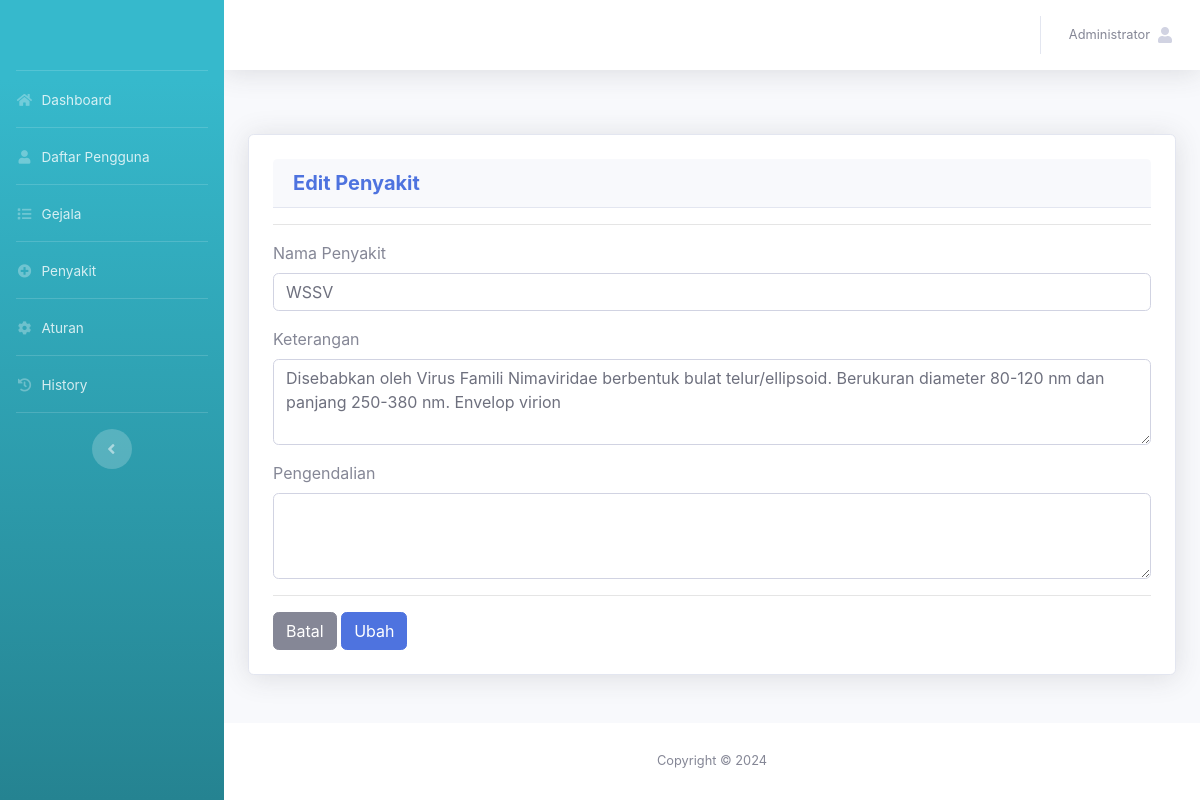
The app's page /admin/edit_penyakit.php?id_penyakit=1 (signed in) with its own data.
### tables this page shows
CREATE TABLE `tb_akun` (
  `id_akun` int(11) NOT NULL,
  `nama_lengkap` varchar(50) NOT NULL,
  `username` varchar(50) NOT NULL,
  `password` varchar(50) NOT NULL,
  `level` varchar(30) NOT NULL
);

CREATE TABLE `tb_penyakit` (
  `id_penyakit` int(11) NOT NULL,
  `nama_penyakit` text NOT NULL,
  `keterangan` text NOT NULL,
  `pengendalian` text NOT NULL
);

### admin/edit_penyakit.php (the view, shortened to what this page needs)
<?php
include '../assets/conn/config.php';
include 'header.php';
?>
<div class="container">
	<div class="card shadow p-4 mb-5">
		<div class = "card-header">
            <h5 class= "m-0 font-weight-bold text-primary">Edit Penyakit</h5>
        </div>
        <hr>
        <?php
        $data = mysqli_query($conn,"SELECT * FROM tb_penyakit WHERE id_penyakit='$_GET[id_penyakit]'");
        $a = mysqli_fetch_array($data)
        ?>
            <form action="edit_penyakit.php?aksi=ubah" method="POST">
                <div class="form-group">
                    <label>Nama Penyakit</label>
                    <input type="text" name="nama_penyakit" class="form-control" value="<?=$a['nama_penyakit']?>">
                </div>
                <div class="form-group">
                    <label>Keterangan</label>
                    <textarea class="form-control" name="keterangan" rows="3"><?=$a['keterangan']?></textarea>
                </div>
                <div class="form-group">
                    <label>Pengendalian</label>
                    <textarea class="form-control" name="pengendalian" rows="3"><?=$a['pengendalian']?></textarea>
                </div>
                <hr>
                <a href="penyakit.php" class="btn btn-secondary">Batal</a>
                <input type="submit" value="Ubah" class="btn btn-primary">
            </form>
    </div>
</div>
<?php
include 'footer.php';
?>

### admin/header.php (shortened to what this page needs)
<?php
include '../assets/conn/config.php';
?>
<!DOCTYPE html>
<html lang="en">
<head>
  <link href="../assets/vendor/fontawesome-free/css/all.min.css" rel="stylesheet" type="text/css">
  <link href="../assets/css/sb-admin-2.min.css" rel="stylesheet">
  <link href="../assets/vendor/datatables/dataTables.bootstrap4.min.css" rel="stylesheet">
</head>
<body id="page-top">
 <div id="wrapper">
  <ul class="navbar-nav bg-gradient-info sidebar sidebar-dark accordion" id="accordionSidebar">
    <a class="sidebar-brand d-flex align-items-center justify-content-center" href="index">
    </a>
    <hr class="sidebar-divider my-0">
    <li class="nav-item">
      <a class="nav-link" href="index.php">
        <i class="fas fa-fw fa-home"></i>
        <span>Dashboard</span></a>
      </li>
      <hr class="sidebar-divider my-0">
      <li class="nav-item">
        <a class="nav-link" href="daftar_pengguna.php">
          <i class="fas fa-fw fa-user"></i>
          <span>Daftar Pengguna</span></a>
      </li>
      <hr class="sidebar-divider my-0">
      <li class="nav-item">
        <a class="nav-link" href="gejala.php">
          <i class="fas fa-fw fa-list"></i>
          <span>Gejala</span></a>
      </li>
      <hr class="sidebar-divider my-0">
      <li class="nav-item">
        <a class="nav-link" href="penyakit.php">
          <i class="fas fa-fw fa-plus-circle"></i>
          <span>Penyakit</span></a>
      </li>
      <hr class="sidebar-divider my-0">
      <li class="nav-item">
        <a class="nav-link" href="aturan.php">
          <i class="fas fa-fw fa-cog"></i>
          <span>Aturan</span></a>
      </li>
      <hr class="sidebar-divider my-0">
      <li class="nav-item">
        <a class="nav-link" href="history.php">
          <i class="fas fa-fw fa-history"></i>
          <span>History</span></a>
      </li>
      <hr class="sidebar-divider d-none d-md-block">
      <div class="text-center d-none d-md-inline">
        <button class="rounded-circle border-0" id="sidebarToggle"></button>
      </div>
    </ul>
    <div id="content-wrapper" class="d-flex flex-column">
      <div id="content">
        <nav class="navbar navbar-expand navbar-light bg-white topbar mb-4 static-top shadow">
          <ul class="navbar-nav ml-auto">
            <li class="nav-item dropdown no-arrow">
              <a class="nav-link dropdown-toggle" href="#" id="userDropdown" role="button"
              data-toggle="dropdown" aria-haspopup="true" aria-expanded="false">
              <?php
              $username=$_SESSION['username'];
              $det=mysqli_query($conn,"select * from tb_akun where username='$username'");
              while($d=mysqli_fetch_array($det)){
                ?>
                <span class="mr-2 d-none d-lg-inline text-gray-600 small"><?php echo $d['nama_lengkap'] ?></span>
                <?php
              }
              ?>
              <span class="fa fa-user"><span>
              </a>
          </li>
        </ul>
      </nav>
    </div>
</body>
</html>

### records on screen
tb_akun: nama_lengkap "Administrator"
tb_penyakit: nama_penyakit "WSSV", keterangan "Disebabkan oleh Virus Famili Nimaviridae berbentuk bulat telur/ellipsoid. Berukuran diameter 80-120 nm dan panjang 250-380 nm. Envelop virion"
